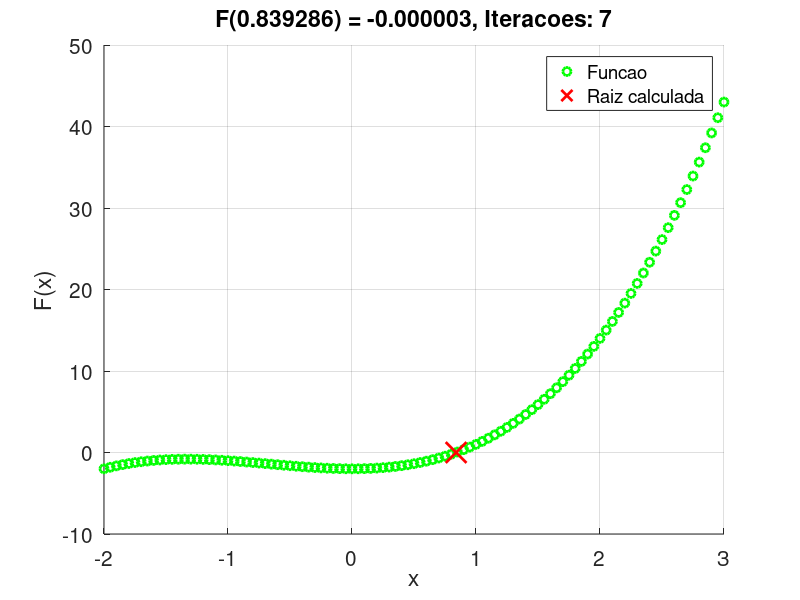
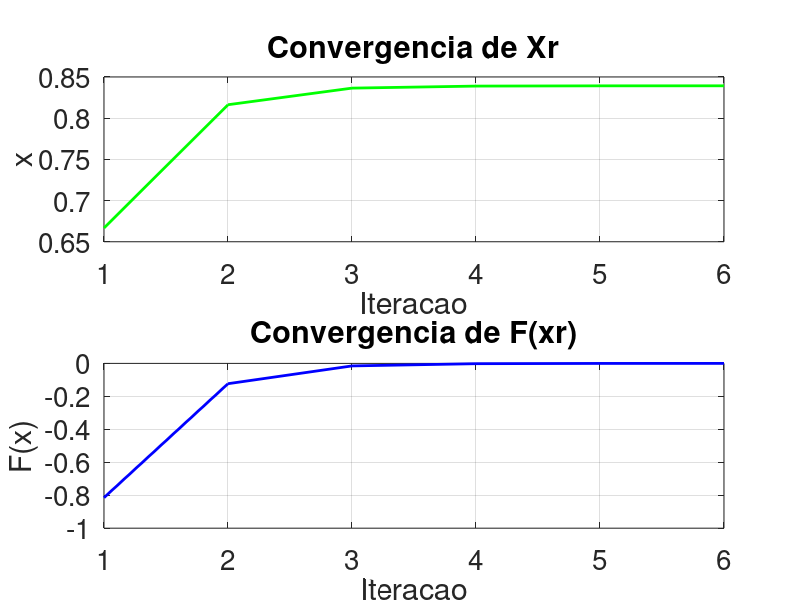

Recreate these plots in MATLAB, in order.
# Daniel Vitor
# exercicio - 02

function lista01()
  # convenção de variaveis seguindo o apresentado em aula/slides.
  xu = 1; # interval1
  xl = 0; # interval2
   
  tolerance = 1e-5;
  
  xr0 = inf;

  vetx = zeros(1,1000);
  vety = zeros(1,1000);
  
  x = -2:0.05:3;
  y = zeros(size(x));
  
  counter = 1;
  for getValues = x
    y(counter) = getRoot(getValues);
    counter++;
  endfor
  
  maxIterations = 1000;
  
  for iterations = 1:maxIterations
    # Fórmula que calcula a posição da raiz
    xr = xu - ((getRoot(xu)*(xl-xu))/(getRoot(xl)-getRoot(xu)));
    
    if getRoot(xl)*getRoot(xr) > 0
      xl = xr; # Raíz na primeira metade do intervalo 
    else
      xu = xr; # Raíz na segunda metade do intervalo
    endif   
    
    plotGraph(x, y, iterations, xr);
    
    if abs(xr0 - xr) <= tolerance
      break;
    endif
    
    xr0 = xr;
    
    vetx(iterations) = xr0;
    vety(iterations) = getRoot(xr0);
  end
  
  printf("F(%.6f) = %.6f, sendo necessario %d iteracoes\n", xr, getRoot(xr), iterations);
  vetx = vetx(1:iterations);
  vety = vety(1:iterations);
  
  plotConvergence(vetx, vety, iterations);
end

function y = getRoot(x)
  y = (x.^3)+(2.*(x.^2))-2;
end

function plotGraph(x, y, i, xr)
    figure(1)
    clf
    grid('on');
    hold('on');
    
    p1 = plot(x, y, 'linewidth', 2, 'og');
    p2 = plot(xr, getRoot(xr), 'linewidth', 2, 'oxr', 'markersize', 15);
    
    hold('off');
    
    # Informações do Gráfico
    
    set(gca, 'fontsize', 15);
    title(sprintf('F(%.6f) = %.6f, Iteracoes: %d', xr, getRoot(xr), i));
    xlabel('x');
    ylabel('F(x)');
    legend([p1, p2], {'Funcao', 'Raiz calculada'}, 'location', 'northeast');
    pause(0.10); # Velocidade das iteracoes
end

function plotConvergence(vetx, vety, i)
  figure(2)
  clf
  
  subplot(2, 1, 1);
  p3 = plot(1:(i-1), vetx(1:(i-1)), 'linewidth', 2, 'g');
  set(gca, 'fontsize', 20);
  grid('on');
  title("Convergencia de Xr");
  xlabel("Iteracao");
  ylabel("x");
  
  subplot(2, 1, 2);
  p4 = plot(1:(i-1), vety(1:(i-1)), 'linewidth', 2, 'color', 'b');
  set(gca, 'fontsize', 20);
  grid('on');
  title("Convergencia de F(xr)");
  xlabel("Iteracao");
  ylabel("F(x)");
end
